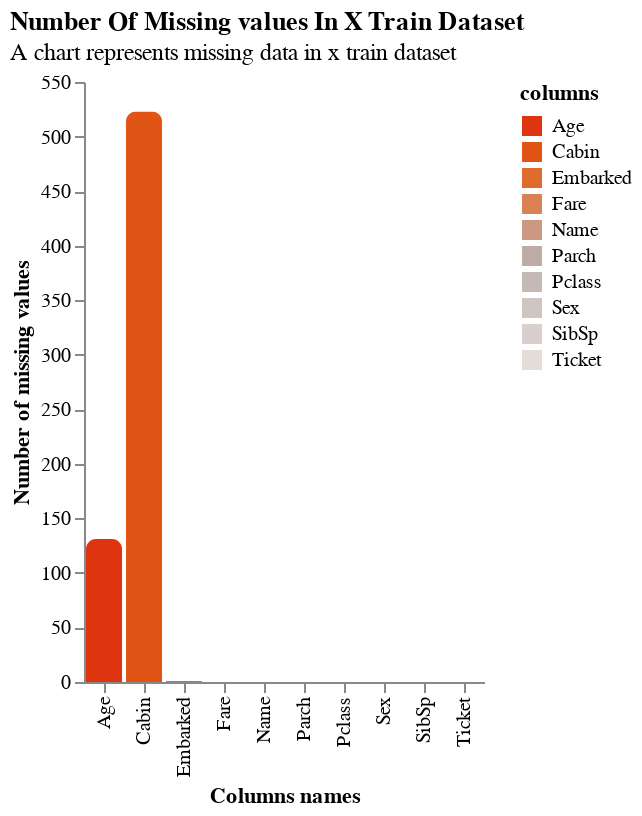

This figure's notebook cell:
### Code cell
plot_NaN(
    train_x,
    name='x train dataset',
    only_nan=False
)

### Figure 1 — Vega-Lite specification as saved in the notebook (floating-point values rounded to 4 significant figures)
{"config": {"view": {"continuousWidth": 300, "continuousHeight": 300, "stroke": null}, "axis": {"grid": false}}, "data": {"name": "data-98eeb06bc77b177faecc881f8b495e61"}, "mark": {"type": "bar", "cornerRadiusTopLeft": 5, "cornerRadiusTopRight": 5}, "encoding": {"color": {"field": "columns", "legend": {"orient": "right"}, "scale": {"scheme": "lightgreyred", "reverse": true}, "type": "nominal"}, "text": {"field": "columns", "type": "nominal"}, "tooltip": [{"field": "columns", "type": "nominal"}, {"field": "total_nan", "type": "quantitative"}, {"field": "percent_nan", "type": "quantitative"}], "x": {"field": "columns", "title": "Columns names", "type": "nominal"}, "y": {"field": "total_nan", "title": "Number of missing values", "type": "quantitative"}}, "title": {"text": "Number Of Missing values In X Train Dataset", "anchor": "start", "subtitle": "A chart represents missing data in x train dataset"}, "$schema": "https://vega.github.io/schema/vega-lite/v5.20.1.json", "datasets": {"data-98eeb06bc77b177faecc881f8b495e61": [{"columns": "Pclass", "total_nan": 0, "percent_nan": 0}, {"columns": "Name", "total_nan": 0, "percent_nan": 0}, {"columns": "Sex", "total_nan": 0, "percent_nan": 0}, {"columns": "Age", "total_nan": 131, "percent_nan": 20}, {"columns": "SibSp", "total_nan": 0, "percent_nan": 0}, {"columns": "Parch", "total_nan": 0, "percent_nan": 0}, {"columns": "Ticket", "total_nan": 0, "percent_nan": 0}, {"columns": "Fare", "total_nan": 0, "percent_nan": 0}, {"columns": "Cabin", "total_nan": 523, "percent_nan": 78}, {"columns": "Embarked", "total_nan": 1, "percent_nan": 0}]}}
